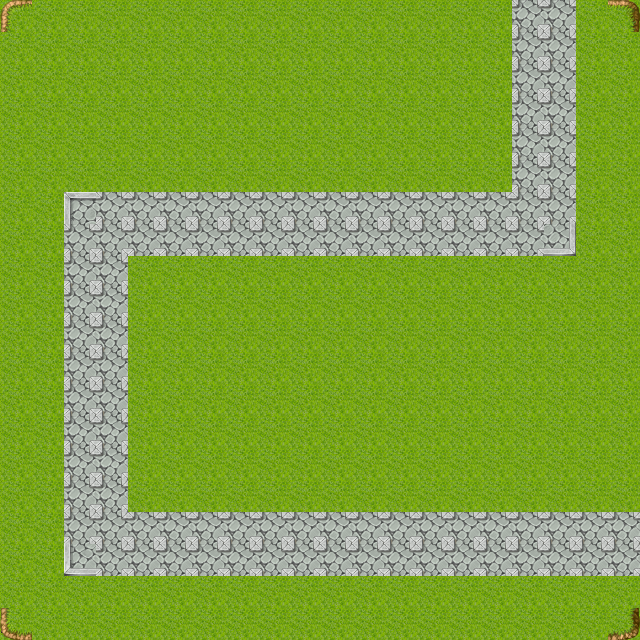

A 2D game scene composited from a Tiled map and its tileset images. What follows is a short description and the map's XML, with each tile layer's data collapsed to a summary:
An orthogonal 20x20 tile map with 32x32 px tiles, 2 tile layers (Tile Layer 1, Path), 2 tilesets.

<map version="1.0" orientation="orthogonal" renderorder="right-down" width="20" height="20" tilewidth="32" tileheight="32" nextobjectid="1">
 <tileset firstgid="1" name="chibihikaru-tilea2" tilewidth="32" tileheight="32">
  <image source="chibihikaru-tilea2.png" width="512" height="384" />
 </tileset>
 <tileset firstgid="193" name="tilea2" tilewidth="32" tileheight="32">
  <image source="tilea2.png" width="512" height="384" />
 </tileset>
 <layer name="Tile Layer 1" width="20" height="20">
  <data>[400 cells, 400 non-empty, 15 distinct tile ids]</data>
 </layer>
 <layer name="Path" width="20" height="20">
  <data>[400 cells, 97 non-empty, 5 distinct tile ids]</data>
 </layer>
</map>
